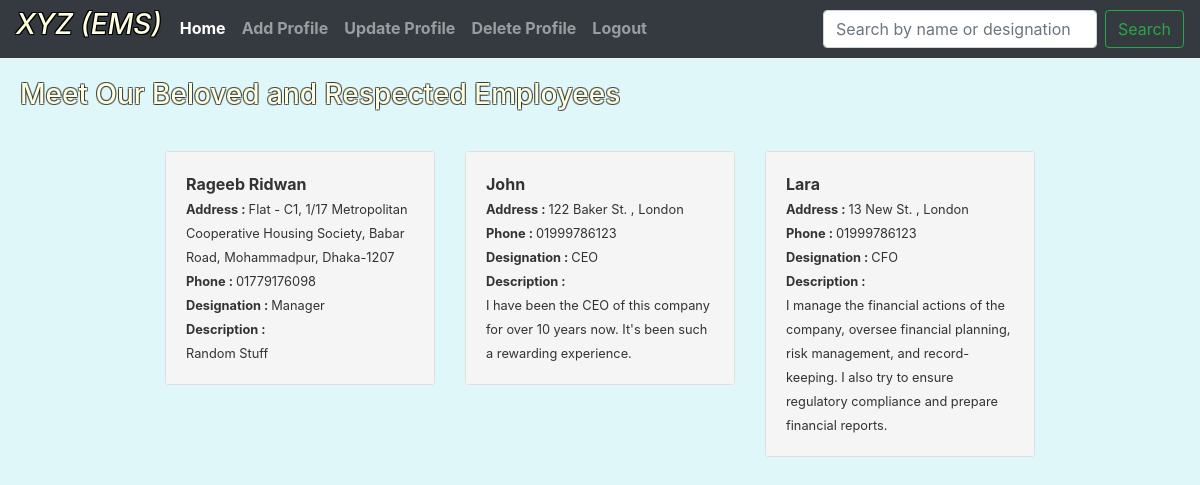
The page /home/ (signed in) on the database as committed earlier.
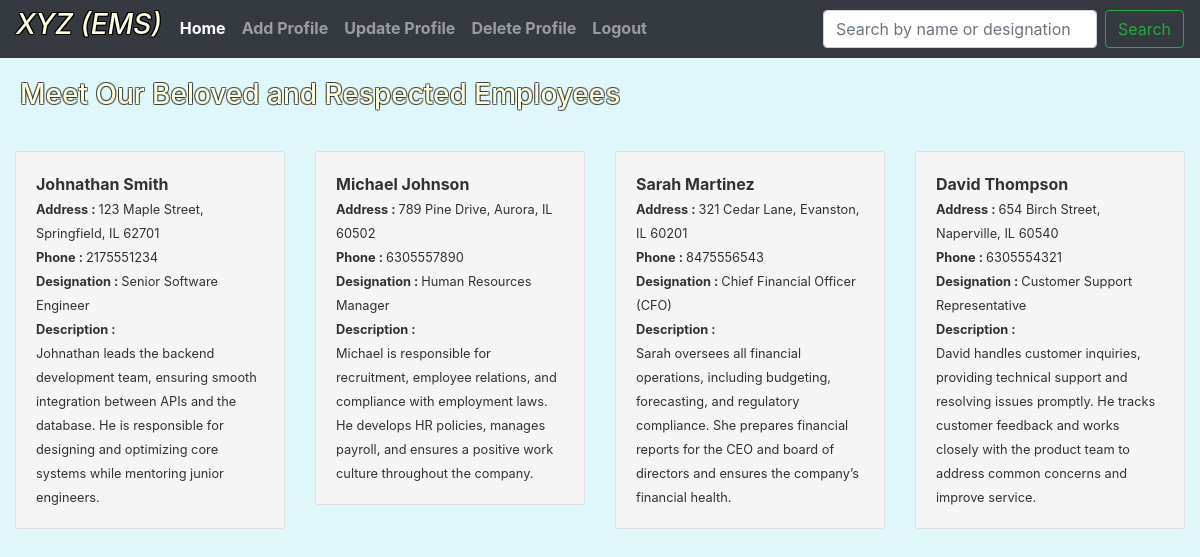
The same page on the database as committed later.
### user/models.py (models this page shows, shortened)
class Profile(models.Model):
    user = models.OneToOneField(User, on_delete=models.CASCADE)
    name = models.CharField(max_length=100)
    address = models.TextField()
    phone_number = models.CharField(max_length=15, validators=[validate_phone_number])
    salary = models.DecimalField(max_digits=10, decimal_places=2)
    designation = models.CharField(max_length=100)
    description = models.TextField()

### EMS/views.py (the view)
# urls.py: 2. Add a URL to urlpatterns:  path('', views.home, name='home')
@login_required
def home(request):
    query = request.GET.get("q")
    if query:
        data = Profile.objects.filter(
            Q(name__icontains=query)
            | Q(designation__icontains=query)
        )
    else:
        data = Profile.objects.all()
    return render(request, "home.html", {"data": data})

### templates/home.html
{% extends 'base.html'%} {% block content %}
<div
  style="
    margin-left: 20px;
    margin-top: 20px;
    color: #ffffe0;
    text-shadow: -1px -1px 0 rgba(0, 0, 0, 0.5), 1px -1px 0 rgba(0, 0, 0, 0.5),
      -1px 1px 0 rgba(0, 0, 0, 0.5), 1px 1px 0 rgba(0, 0, 0, 0.5);
  "
>
  <h3>Meet Our Beloved and Respected Employees</h3>
</div>
<div class="d-flex flex-wrap justify-content-center" style="margin-top: 20px">
  {% for p in data %}
  <div class="col-sm-3">
    <div class="card" style="margin-top: 20px">
      <div class="card-body" style="background-color: #f5f5f5; color: #333333">
        <large class="card-title"><b>{{p.name}}</b></large>
        <br /><small><b>Address : </b>{{p.address}}</small> <br /><small
          ><b>Phone : </b>{{p.phone_number}}</small
        >
        <br /><small><b>Designation : </b>{{p.designation}}</small>
        <br /><small>
          <b>Description : </b>
          <br />
          {{p.description}}
        </small>
        <br />
      </div>
    </div>
  </div>
  {% endfor%}
</div>
{% endblock %}

### templates/base.html (shortened to what this page needs)
<!DOCTYPE html>
<html lang="en">
  <head>
    <link
      rel="stylesheet"
      href="https://cdn.jsdelivr.net/npm/bootstrap@4.4.1/dist/css/bootstrap.min.css"
    />
  </head>
  <body>
    <nav class="navbar navbar-expand-lg navbar-dark bg-dark">
      <div class="collapse navbar-collapse" id="navbarSupportedContent">
        <ul class="navbar-nav mr-auto">
          <li class="text-white bg-dark" style="margin-right: 10px">
            <h3
              style="
                color: #ffffe0;
                text-shadow: -1px -1px 0 black, 1px -1px 0 black,
                  -1px 1px 0 black, 1px 1px 0 black;
              "
            >
              <i>XYZ (EMS)</i>
            </h3>
          </li>
          {% if not request.user.is_authenticated %}
          <li class="nav-item">
            <a class="nav-link" href="{% url 'entry' %}"><b>Reg/Login</b></a>
          </li>
          {% else %}
          <li class="nav-item active">
            <a class="nav-link" href="{% url 'home' %}"
              ><b>Home </b><span class="sr-only">(current)</span></a
            >
          </li>
          <li class="nav-item">
            <a class="nav-link" href="{% url 'add_profile' %}"
              ><b>Add Profile</b></a
            >
          </li>
          <li class="nav-item">
            <a class="nav-link" href="{% url 'update_profile'%}"
              ><b>Update Profile</b></a
            >
          </li>
          <li class="nav-item">
            <a class="nav-link" href="{% url 'delete_profile'%}"
              ><b>Delete Profile</b></a
            >
          </li>
          <li class="nav-item">
            <a class="nav-link" href="{% url 'logout' %}"><b>Logout</b></a>
          </li>
          {% endif %}
        </ul>
        {% if request.user.is_authenticated %}
        <form class="form-inline my-2 my-lg-0" method="GET" action={% url 'home' %}>
          <input
            class="form-control mr-sm-2"
            type="text"
            name = 'q'
            placeholder="Search by name or designation"
            aria-label="Search"
          />
          <button class="btn btn-outline-success my-2 my-sm-0" type="submit">
            Search
          </button>
        {% endif %}
      </div>
    </nav>
     {% block content %} {% endblock %}
  </body>
</html>

### templates/base.html (style rules this page uses)
body { background-color: #e0f7fa; }

Rows that differ between the two databases and show on the page:
removed Profile: name "Rageeb Ridwan", address "Flat - C1, 1/17 Metropolitan Cooperative Housing Society, Babar Road, Mohammadpur, Dhaka-1207", phone_number "01779176098", designation "Manager", description "Random Stuff"
removed Profile: name "John", address "122 Baker St. , London", phone_number "01999786123", designation "CEO", description "I have been the CEO of this company for over 10 years now. It's been such a rewarding experience."
removed Profile: name "Lara", address "13 New St. , London", phone_number "01999786123", designation "CFO", description "I manage the financial actions of the company, oversee financial planning, risk management, and record-keeping. I also try to ensure regulatory compliance and prepare financial reports."
added Profile: name "Johnathan Smith", address "123 Maple Street, Springfield, IL 62701", phone_number "2175551234", designation "Senior Software Engineer", description "Johnathan leads the backend development team, ensuring smooth integration between APIs and the database. He is responsible for designing and optimizing core systems while mentoring junior engineers."
added Profile: name "Michael Johnson", address "789 Pine Drive, Aurora, IL 60502", phone_number "6305557890", designation "Human Resources Manager", description "Michael is responsible for recruitment, employee relations, and compliance with employment laws. He develops HR policies, manages payroll, and ensures a positive work culture throughout the company."
added Profile: name "Sarah Martinez", address "321 Cedar Lane, Evanston, IL 60201", phone_number "8475556543", designation "Chief Financial Officer (CFO)", description "Sarah oversees all financial operations, including budgeting, forecasting, and regulatory compliance. She prepares financial reports for the CEO and board of directors and ensures the company’s financial health."
added Profile: name "David Thompson", address "654 Birch Street, Naperville, IL 60540", phone_number "6305554321", designation "Customer Support Representative", description "David handles customer inquiries, providing technical support and resolving issues promptly. He tracks customer feedback and works closely with the product team to address common concerns and improve service."
